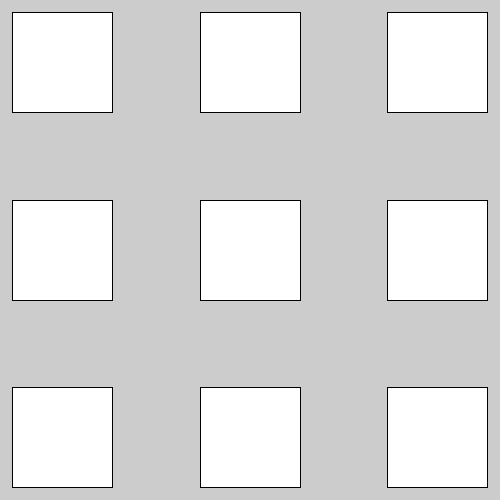
Frame 1 (no input)
Frame 60 (the mouse pressed at the canvas centre just before this capture): identical to frame 1, image omitted
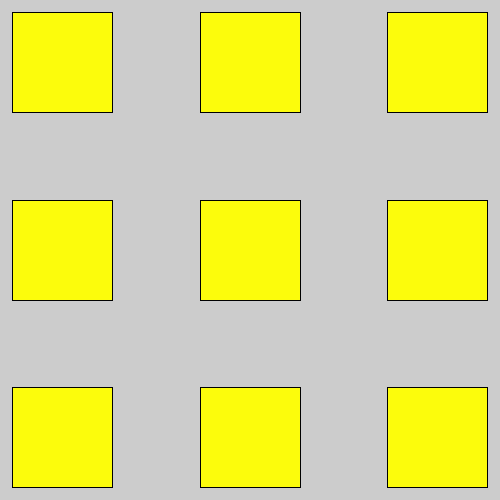
Frame 120 (the mouse held since frame 60 and released just before this capture)

The Processing sketch that drew these frames (run headless with seeded random() and noise(); from frame 60 on, the mouse is pressed at the canvas centre):

// Processing sketch: processing_112430
// ── processing_112430.pde

void setup(){
  size(500,500);
  rectMode(CENTER);
  
}
  void draw(){
    rect(width/2,height/2,100,100);
    rect(width/8,height/8,100,100);
    rect(7*width/8,7*height/8,100,100);
    rect(width/8,height/2,100,100);
    rect(width/2,height/8,100,100);
    rect(7*width/8,height/8,100,100);
    rect(7*width/8,height/2,100,100);
    rect(width/2,7*height/8,100,100);
    rect(width/8,7*height/8,100,100);

   if(mousePressed == true){
      fill(252,252,12);
    }else{
      fill(255);
      
rect(width/2,height/2,100,100);
  }
  }
